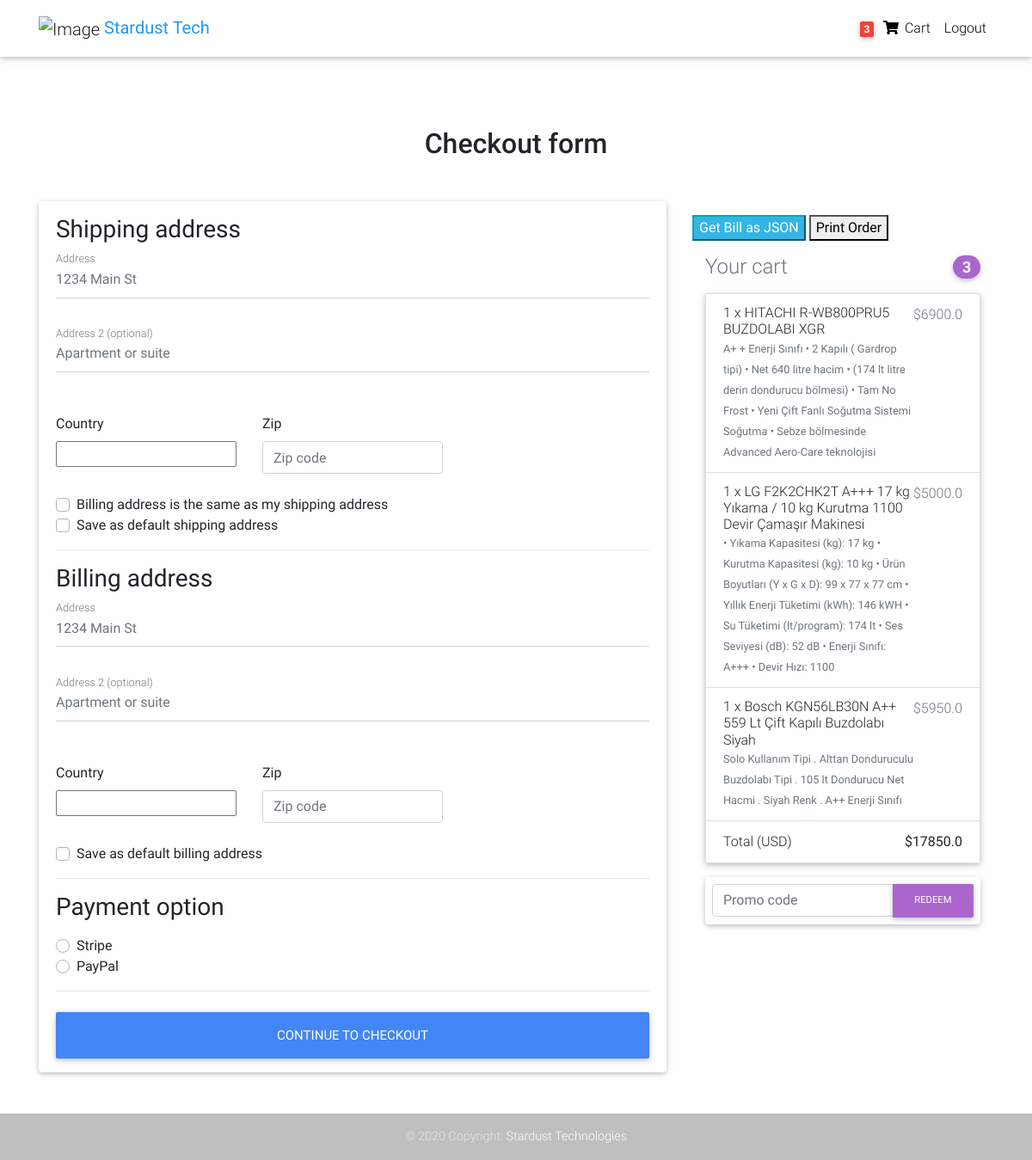
Before: /checkout/ (signed in) with the older database file.
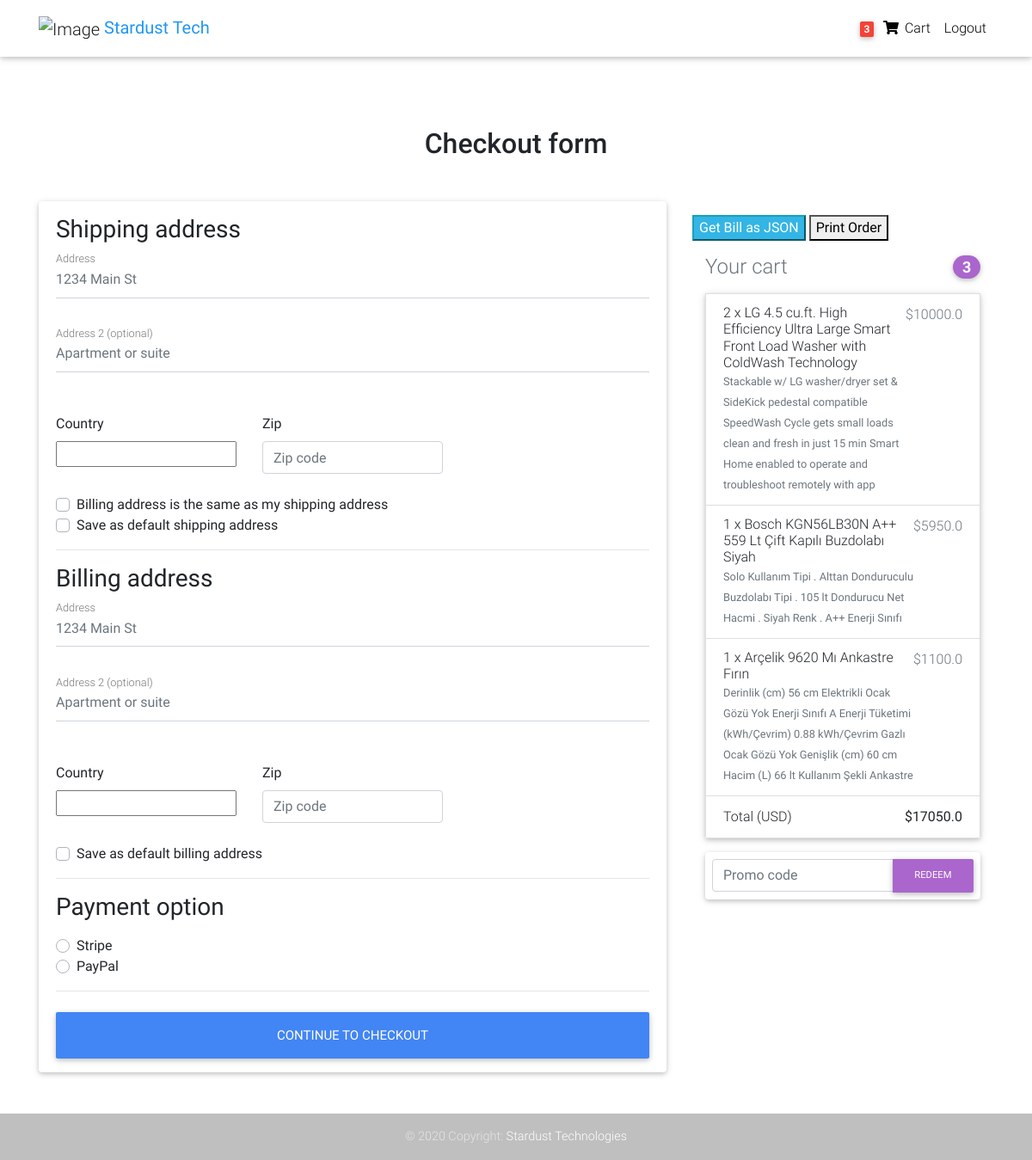
After: the same page with the newer database file.
### core/models.py (models this page shows, shortened)
class OrderItem(models.Model):
    user = models.ForeignKey(settings.AUTH_USER_MODEL,
                             on_delete=models.CASCADE)
    ordered = models.BooleanField(default=False)
    item = models.ForeignKey(Item, on_delete=models.CASCADE)
    quantity = models.IntegerField(default=1)
    def get_total_discount_item_price(self):
        return self.quantity * self.item.discount_price
    def get_final_price(self):
        if self.item.discount_price:
            return self.get_total_discount_item_price()
        return self.get_total_item_price()

class Item(models.Model):
    title = models.CharField(max_length=100)
    price = models.FloatField()
    discount_price = models.FloatField(blank=True, null=True)
    category = models.CharField(choices=CATEGORY_CHOICES, max_length=2)
    label = models.CharField(choices=LABEL_CHOICES, max_length=1)
    slug = models.SlugField()
    description = models.TextField()
    image = models.ImageField()
    additional_information = models.TextField()

class Order(models.Model):
    user = models.ForeignKey(settings.AUTH_USER_MODEL,
                             on_delete=models.CASCADE)
    ref_code = models.CharField(max_length=20, blank=True, null=True)
    items = models.ManyToManyField(OrderItem)
    start_date = models.DateTimeField(auto_now_add=True)
    ordered_date = models.DateTimeField()
    ordered = models.BooleanField(default=False)
    shipping_address = models.ForeignKey(
        'Address', related_name='shipping_address', on_delete=models.SET_NULL, blank=True, null=True)
    billing_address = models.ForeignKey(
        'Address', related_name='billing_address', on_delete=models.SET_NULL, blank=True, null=True)
    payment = models.ForeignKey(
        'Payment', on_delete=models.SET_NULL, blank=True, null=True)
    coupon = models.ForeignKey(
        'Coupon', on_delete=models.SET_NULL, blank=True, null=True)
    being_delivered = models.BooleanField(default=False)
    received = models.BooleanField(default=False)
    refund_requested = models.BooleanField(default=False)
    refund_granted = models.BooleanField(default=False)
    '''
    1. Item added to cart
    2. Adding a billing address
    (Failed checkout)
    3. Payment
    (Preprocessing, processing, packaging etc.)
    4. Being delivered
    5. Received
    6. Refunds
    '''
    def get_total(self):
        total = 0
        for order_item in self.items.all():
            total += order_item.get_final_price()
        if self.coupon:
            total -= self.coupon.amount
        return total

### core/views.py (the view, shortened to what this page needs)
# urls.py: path('checkout/', CheckoutView.as_view(), name='checkout'),
class CheckoutView(View):
    def get(self, *args, **kwargs):
        try:
            order = Order.objects.get(user=self.request.user, ordered=False)
            form = CheckoutForm()
            context = {
                'form': form,
                'couponform': CouponForm(),
                'order': order,
                'DISPLAY_COUPON_FORM': True
            }
            shipping_address_qs = Address.objects.filter(
                user=self.request.user,
                address_type='S',
                default=True
            )
            if shipping_address_qs.exists():
                context.update(
                    {'default_shipping_address': shipping_address_qs[0]})
            billing_address_qs = Address.objects.filter(
                user=self.request.user,
                address_type='B',
                default=True
            )
            if billing_address_qs.exists():
                context.update(
                    {'default_billing_address': billing_address_qs[0]})
            return render(self.request, "checkout.html", context)
        except ObjectDoesNotExist:
            messages.info(self.request, "You do not have an active order")
            return redirect("core:checkout")

### core/forms.py
class CheckoutForm(forms.Form):
    shipping_address = forms.CharField()
    shipping_address2 = forms.CharField(required=False)
    shipping_country = CountryField(blank_label='(select country)').formfield(
        widget=CountrySelectWidget(attrs={
            'class': 'custom-select d-block w-100',
        }))
    shipping_zip = forms.CharField(required=False)
    billing_address = forms.CharField()
    billing_address2 = forms.CharField(required=False)
    billing_country = CountryField(blank_label='(select country)').formfield(
        widget=CountrySelectWidget(attrs={
            'class': 'custom-select d-block w-100',
        }))
    billing_zip = forms.CharField(required=False)
    same_billing_address = forms.BooleanField(required=False)
    set_default_shipping = forms.BooleanField(required=False)
    use_default_shipping = forms.BooleanField(required=False)
    set_default_billing = forms.BooleanField(required=False)
    use_default_billing = forms.BooleanField(required=False)
    payment_option = forms.ChoiceField(
        widget=forms.RadioSelect, choices=PAYMENT_CHOICES)

### templates/checkout.html (shortened to what this page needs)
{% extends "base.html" %}
{% load crispy_forms_tags %}
{% block content %}
  <main >
    <div class="container wow fadeIn">
      <h2 class="my-5 h2 text-center">Checkout form</h2>
      <div class="row">
        <div class="col-md-8 mb-4">
          <div class="card">
            <form method="POST" class="card-body">
              <h3>Shipping address</h3>
              <div class='hideable_shipping_form'>
                <div class="md-form mb-5">
                  <input type='text' placeholder='1234 Main St' id='shipping_address' name='shipping_address' class='form-control' />
                  <label for="shipping_address" class="">Address</label>
                </div>
                <div class="md-form mb-5">
                  <input type='text' placeholder='Apartment or suite' id='shipping_address2' name='shipping_address2' class='form-control' />
                  <label for="shipping_address2" class="">Address 2 (optional)</label>
                </div>
                <div class="row">
                  <div class="col-lg-4 col-md-12 mb-4">
                    <label for="country">Country</label>
                    {{ form.shipping_country }}
                  </div>
                  <div class="col-lg-4 col-md-6 mb-4">
                    <label for="shipping_zip">Zip</label>
                    <input type='text' placeholder='Zip code' id='shipping_zip' name='shipping_zip' class='form-control' />
                  </div>
                </div>
                <div class="custom-control custom-checkbox">
                  <label class="custom-control-label" for="same_billing_address">Billing address is the same as my shipping address</label>
                </div>
                <div class="custom-control custom-checkbox">
                  <label class="custom-control-label" for="set_default_shipping">Save as default shipping address</label>
                </div>
              </div>
              <hr>
              <h3>Billing address</h3>
              <div class='hideable_billing_form'>
                <div class="md-form mb-5">
                  <input type='text' placeholder='1234 Main St' id='billing_address' name='billing_address' class='form-control' />
                  <label for="billing_address" class="">Address</label>
                </div>
                <div class="md-form mb-5">
                  <input type='text' placeholder='Apartment or suite' id='billing_address2' name='billing_address2' class='form-control' />
                  <label for="billing_address2" class="">Address 2 (optional)</label>
                </div>
                <div class="row">
                  <div class="col-lg-4 col-md-12 mb-4">
                    <label for="country">Country</label>
                    {{ form.billing_country }}
                  </div>
                  <div class="col-lg-4 col-md-6 mb-4">
                    <label for="billing_zip">Zip</label>
                    <input type='text' placeholder='Zip code' id='billing_zip' name='billing_zip' class='form-control' />
                  </div>
                </div>
                <div class="custom-control custom-checkbox">
                  <label class="custom-control-label" for="set_default_billing">Save as default billing address</label>
                </div>
              </div>
              <hr>
              <h3>Payment option</h3>
              <div class="d-block my-3">
                {% for value, name in form.fields.payment_option.choices %}
                <div class="custom-control custom-radio">
                  <label class="custom-control-label" for="{{ name }}">{{ name }}</label>
                </div>
                {% endfor %}
              </div>
              <hr class="mb-4">
              <button class="btn btn-primary btn-lg btn-block" type="submit">Continue to checkout</button>
            </form>
          </div>
        </div>
        <div class="col-md-4 mb-4">
          {% include "order_snippet.html" %}
        </div>
      </div>
    </div>
  </main>
{% endblock content %}

### templates/order_snippet.html (shortened to what this page needs)
<div class="stripe-form-row mb-3">
                    <button id="stripeBtn" onclick = "bill(data)" class="btn-info BillButton">Get Bill as JSON</button>
                    <button id="stripeBtn" class="mt-3" onclick = "print()" class="btn-info BillButton">Print Order</button>
</div>
<div class="col-md-12 mb-4">
    <h4 class="d-flex justify-content-between align-items-center mb-3">
    <span class="text-muted">Your cart</span>
    <span class="badge badge-secondary badge-pill">{{ order.items.count }}</span>
    </h4>
    <ul class="list-group mb-3 z-depth-1">
    {% for order_item in order.items.all %}
    <li class="list-group-item d-flex justify-content-between lh-condensed">
        <div>
        <h6 class="my-0">{{ order_item.quantity }} x {{ order_item.item.title}}</h6>
        <small class="text-muted">{{ order_item.item.description}}</small>
        </div>
        <span class="text-muted">${{ order_item.get_final_price }}</span>
    </li>
    {% endfor %}
    <li class="list-group-item d-flex justify-content-between">
        <span>Total (USD)</span>
        <strong>${{ order.get_total }}</strong>
    </li>
    </ul>
    {% if DISPLAY_COUPON_FORM %}
    <form class="card p-2" action="{% url 'core:add-coupon' %}" method="POST">
        <div class="input-group">
            {{ couponform.code }}
            <div class="input-group-append">
            <button class="btn btn-secondary btn-md waves-effect m-0" type="submit">Redeem</button>
            </div>
        </div>
    </form>
    {% endif %}
</div>

Changed rows visible on the page:
removed OrderItem: quantity "1", item "HITACHI R-WB800PRU5 BUZDOLABI XGR", item.description "A+ + Enerji Sınıfı • 2 Kapılı ( Gardrop tipi) • Net 640 litre hacim • (174 lt litre derin dondurucu bölmesi) • Tam No Frost • Yeni Çift Fanlı Soğutma Sistemi Soğutma • Sebze bölmesinde Advanced Aero-Care teknolojisi", get_final_price "6900.0"
changed through a linked row, Order: get_total "17850.0" → "17050.0"
changed OrderItem: quantity "1" → "2"; item "LG F2K2CHK2T A+++ 17 kg Yıkama / 10 kg Kurutma 1100 Devir Çamaşır Makinesi" → "LG 4.5 cu.ft. High Efficiency Ultra Large Smart Front Load Washer with ColdWash Technology"; item.description "• Yıkama Kapasitesi (kg): 17 kg • Kurutma Kapasitesi (kg): 10 kg • Ürün Boyutları (Y x G x D): 99 x 77 x 77 cm • Yıllık Enerji Tüketimi (kWh): 146 kWH • Su Tüketimi (lt/program): 174 lt • Ses Seviyesi (dB): 52 dB • Enerji Sınıfı: A+++ • Devir Hızı: 1100" → "Stackable w/ LG washer/dryer set & SideKick pedestal compatible SpeedWash Cycle gets small loads clean and fresh in just 15 min Smart Home enabled to operate and troubleshoot remotely with app"; get_final_price "5000.0" → "10000.0"
added OrderItem: quantity "1", item "Arçelik 9620 Mı Ankastre Fırın", item.description "Derinlik (cm) 56 cm Elektrikli Ocak Gözü Yok Enerji Sınıfı A Enerji Tüketimi (kWh/Çevrim) 0.88 kWh/Çevrim Gazlı Ocak Gözü Yok Genişlik (cm) 60 cm Hacim (L) 66 lt Kullanım Şekli Ankastre", get_final_price "1100.0"
